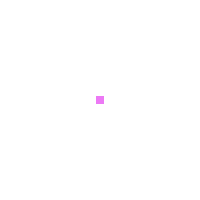
Frame 1 (no input)
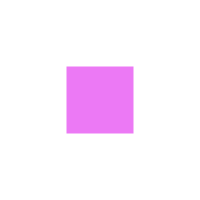
Frame 60 (the mouse pressed at the canvas centre just before this capture)
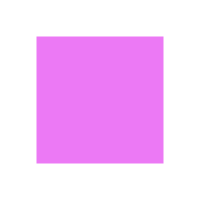
Frame 120 (the mouse held since frame 60 and released just before this capture)

The Processing sketch that drew these frames (run headless with seeded random() and noise(); from frame 60 on, the mouse is pressed at the canvas centre):

// Processing sketch: processing_92028
// ── processing_92028.pde

float r = 8;
void setup() {
  size(200,200);
}
void draw() {
background(255);
noStroke();
fill(236, 121, 245);
rectMode(CENTER);
rect(width/2,height/2,r,r);
    r++ ;
if (r > width) {
    r = 0;
  }
}
